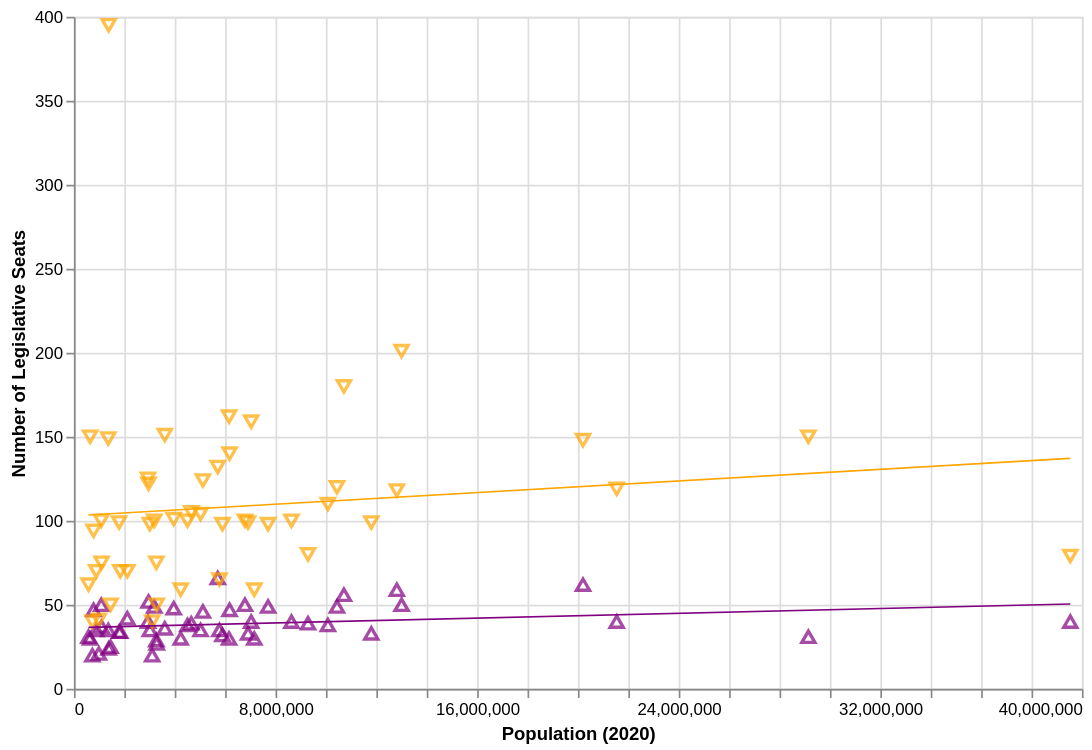

This figure's notebook cell:
### Markdown cell above
### 3.2 - Regressions

Add two more layers, a purple & orange regression line for each chamber.  See `imgs/ex3.2.png`

Hint: See `transform_regression`.

### Code cell
def scatter_pop_size_regression():

    df = population_combined_df()
        
    upper_chart = alt.Chart(df).mark_point(
        shape="triangle-up",
        color="purple",
        size=60
    ).encode(
        x=alt.X("pop_2020:Q", title="Population (2020)"),
        y=alt.Y("upper:Q", title="Number of Legislative Seats"),
        tooltip=["state:N", "pop_2020:Q", "upper:Q"]
    )

    lower_chart = alt.Chart(df).mark_point(
        shape="triangle-down",
        color="orange",
        size=60
    ).encode(
        x=alt.X("pop_2020:Q", title="Population (2020)"),
        y=alt.Y("lower:Q", title="Number of Legislative Seats"),
        tooltip=["state:N", "pop_2020:Q", "upper:Q"]
    )

    upper_regression = alt.Chart(df).transform_regression(
        "pop_2020", "upper"
    ).mark_line(
        color="purple",
        size=1
    ).encode(
        x="pop_2020:Q",
        y="upper:Q"
    )

    lower_regression = alt.Chart(df).transform_regression(
        "pop_2020", "lower"
    ).mark_line(
        color="orange",
        size=1
    ).encode(
        x="pop_2020:Q",
        y="lower:Q"
    )

    return (
        upper_chart
        + lower_chart
        + upper_regression
        + lower_regression
    ).properties(
        width=600,
        height=400
    ).interactive()

scatter_pop_size_regression()

### Figure 1 — Vega-Lite specification as saved in the notebook (floating-point values rounded to 4 significant figures)
{"config": {"view": {"continuousWidth": 300, "continuousHeight": 300}}, "layer": [{"mark": {"type": "point", "color": "purple", "shape": "triangle-up", "size": 60}, "encoding": {"tooltip": [{"field": "state", "type": "nominal"}, {"field": "pop_2020", "type": "quantitative"}, {"field": "upper", "type": "quantitative"}], "x": {"field": "pop_2020", "title": "Population (2020)", "type": "quantitative"}, "y": {"field": "upper", "title": "Number of Legislative Seats", "type": "quantitative"}}, "name": "view_73eef2ce52f56794_0"}, {"mark": {"type": "point", "color": "orange", "shape": "triangle-down", "size": 60}, "encoding": {"tooltip": [{"field": "state", "type": "nominal"}, {"field": "pop_2020", "type": "quantitative"}, {"field": "upper", "type": "quantitative"}], "x": {"field": "pop_2020", "title": "Population (2020)", "type": "quantitative"}, "y": {"field": "lower", "title": "Number of Legislative Seats", "type": "quantitative"}}}, {"mark": {"type": "line", "color": "purple", "size": 1}, "encoding": {"x": {"field": "pop_2020", "type": "quantitative"}, "y": {"field": "upper", "type": "quantitative"}}, "transform": [{"on": "pop_2020", "regression": "upper"}]}, {"mark": {"type": "line", "color": "orange", "size": 1}, "encoding": {"x": {"field": "pop_2020", "type": "quantitative"}, "y": {"field": "lower", "type": "quantitative"}}, "transform": [{"on": "pop_2020", "regression": "lower"}]}], "data": {"name": "data-47a58ccc3e1f466a485807d1957970af"}, "height": 400, "params": [{"name": "param_1e9efca18e7a2868", "select": {"type": "interval", "encodings": ["x", "y"]}, "bind": "scales", "views": ["view_73eef2ce52f56794_0"]}], "width": 600, "$schema": "https://vega.github.io/schema/vega-lite/v6.4.1.json", "datasets": {"data-47a58ccc3e1f466a485807d1957970af": [{"index": 0, "state": "al", "pop_2020": 5024294, "lower": 104.0, "upper": 35.0}, {"index": 1, "state": "ak", "pop_2020": 733374, "lower": 40.0, "upper": 20.0}, {"index": 2, "state": "az", "pop_2020": 7157902, "lower": 59.0, "upper": 30.0}, {"index": 3, "state": "ar", "pop_2020": 3011490, "lower": 98.0, "upper": 35.0}, {"index": 4, "state": "ca", "pop_2020": 39538212, "lower": 79.0, "upper": 40.0}, {"index": 5, "state": "co", "pop_2020": 5773707, "lower": 65.0, "upper": 35.0}, {"index": 6, "state": "ct", "pop_2020": 3605912, "lower": 151.0, "upper": 36.0}, {"index": 7, "state": "de", "pop_2020": 989946, "lower": 41.0, "upper": 21.0}, {"index": 9, "state": "fl", "pop_2020": 21538216, "lower": 119.0, "upper": 40.0}, {"index": 10, "state": "ga", "pop_2020": 10713771, "lower": 180.0, "upper": 56.0}, {"index": 11, "state": "hi", "pop_2020": 1455274, "lower": 50.0, "upper": 25.0}, {"index": 12, "state": "id", "pop_2020": 1839117, "lower": 70.0, "upper": 34.0}, {"index": 13, "state": "il", "pop_2020": 12813469, "lower": 118.0, "upper": 59.0}, {"index": 14, "state": "in", "pop_2020": 6785442, "lower": 100.0, "upper": 50.0}, {"index": 15, "state": "ia", "pop_2020": 3190427, "lower": 100.0, "upper": 49.0}, {"index": 16, "state": "ks", "pop_2020": 2937835, "lower": 125.0, "upper": 40.0}, {"index": 17, "state": "ky", "pop_2020": 4506297, "lower": 100.0, "upper": 38.0}, {"index": 18, "state": "la", "pop_2020": 4657785, "lower": 105.0, "upper": 39.0}, {"index": 19, "state": "me", "pop_2020": 1363177, "lower": 149.0, "upper": 35.0}, {"index": 20, "state": "md", "pop_2020": 6177253, "lower": 140.0, "upper": 47.0}, {"index": 21, "state": "ma", "pop_2020": 7032933, "lower": 159.0, "upper": 40.0}, {"index": 22, "state": "mi", "pop_2020": 10077674, "lower": 110.0, "upper": 38.0}, {"index": 23, "state": "mn", "pop_2020": 5706804, "lower": 132.0, "upper": 66.0}, {"index": 24, "state": "ms", "pop_2020": 2961306, "lower": 122.0, "upper": 52.0}, {"index": 25, "state": "mo", "pop_2020": 6154889, "lower": 162.0, "upper": 30.0}, {"index": 26, "state": "mt", "pop_2020": 1084244, "lower": 100.0, "upper": 50.0}, {"index": 28, "state": "nv", "pop_2020": 3104617, "lower": 40.0, "upper": 20.0}, {"index": 29, "state": "nh", "pop_2020": 1377524, "lower": 395.0, "upper": 24.0}, {"index": 30, "state": "nj", "pop_2020": 9289039, "lower": 80.0, "upper": 39.0}, {"index": 31, "state": "nm", "pop_2020": 2117525, "lower": 70.0, "upper": 42.0}, {"index": 32, "state": "ny", "pop_2020": 20202320, "lower": 148.0, "upper": 62.0}, {"index": 33, "state": "nc", "pop_2020": 10439459, "lower": 120.0, "upper": 49.0}, {"index": 34, "state": "nd", "pop_2020": 779079, "lower": 94.0, "upper": 47.0}, {"index": 35, "state": "oh", "pop_2020": 11799331, "lower": 99.0, "upper": 33.0}, {"index": 36, "state": "ok", "pop_2020": 3959411, "lower": 101.0, "upper": 48.0}, {"index": 37, "state": "or", "pop_2020": 4237279, "lower": 59.0, "upper": 30.0}, {"index": 38, "state": "pa", "pop_2020": 13002788, "lower": 201.0, "upper": 50.0}, {"index": 39, "state": "ri", "pop_2020": 1097371, "lower": 75.0, "upper": 37.0}, {"index": 40, "state": "sc", "pop_2020": 5118422, "lower": 124.0, "upper": 46.0}, {"index": 41, "state": "sd", "pop_2020": 886668, "lower": 70.0, "upper": 35.0}, {"index": 42, "state": "tn", "pop_2020": 6910786, "lower": 99.0, "upper": 33.0}, {"index": 43, "state": "tx", "pop_2020": 29145459, "lower": 150.0, "upper": 31.0}, {"index": 44, "state": "ut", "pop_2020": 3271614, "lower": 75.0, "upper": 29.0}, {"index": 45, "state": "vt", "pop_2020": 643077, "lower": 150.0, "upper": 30.0}, {"index": 46, "state": "va", "pop_2020": 8631373, "lower": 100.0, "upper": 40.0}, {"index": 47, "state": "wa", "pop_2020": 7705267, "lower": 98.0, "upper": 49.0}, {"index": 48, "state": "wv", "pop_2020": 1793713, "lower": 99.0, "upper": 34.0}, {"index": 49, "state": "wi", "pop_2020": 5893713, "lower": 98.0, "upper": 32.0}, {"index": 50, "state": "wy", "pop_2020": 576850, "lower": 62.0, "upper": 31.0}, {"index": 51, "state": "pr", "pop_2020": 3285874, "lower": 50.0, "upper": 27.0}]}}
